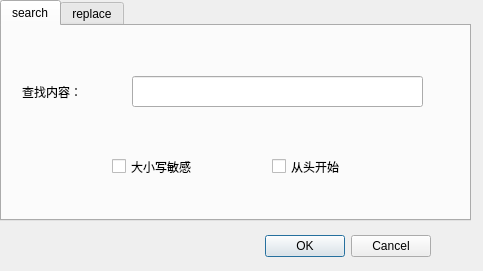
<?xml version="1.0" encoding="UTF-8"?>
<ui version="4.0">
 <class>Search</class>
 <widget class="QDialog" name="Search">
  <property name="geometry">
   <rect>
    <x>0</x>
    <y>0</y>
    <width>483</width>
    <height>271</height>
   </rect>
  </property>
  <property name="windowTitle">
   <string>Dialog</string>
  </property>
  <widget class="QDialogButtonBox" name="buttonBox">
   <property name="geometry">
    <rect>
     <x>90</x>
     <y>230</y>
     <width>341</width>
     <height>32</height>
    </rect>
   </property>
   <property name="orientation">
    <enum>Qt::Horizontal</enum>
   </property>
   <property name="standardButtons">
    <set>QDialogButtonBox::Cancel|QDialogButtonBox::Ok</set>
   </property>
  </widget>
  <widget class="QTabWidget" name="tabWidget">
   <property name="geometry">
    <rect>
     <x>0</x>
     <y>0</y>
     <width>471</width>
     <height>221</height>
    </rect>
   </property>
   <property name="currentIndex">
    <number>0</number>
   </property>
   <widget class="QWidget" name="tab1">
    <attribute name="title">
     <string>search</string>
    </attribute>
    <widget class="QLabel" name="label1">
     <property name="geometry">
      <rect>
       <x>20</x>
       <y>50</y>
       <width>91</width>
       <height>31</height>
      </rect>
     </property>
     <property name="text">
      <string>查找内容：</string>
     </property>
    </widget>
    <widget class="QLineEdit" name="lineEdit1">
     <property name="geometry">
      <rect>
       <x>130</x>
       <y>50</y>
       <width>291</width>
       <height>31</height>
      </rect>
     </property>
    </widget>
    <widget class="QCheckBox" name="checkBox1">
     <property name="geometry">
      <rect>
       <x>110</x>
       <y>120</y>
       <width>141</width>
       <height>41</height>
      </rect>
     </property>
     <property name="text">
      <string>大小写敏感</string>
     </property>
    </widget>
    <widget class="QCheckBox" name="checkBox2">
     <property name="geometry">
      <rect>
       <x>270</x>
       <y>120</y>
       <width>141</width>
       <height>41</height>
      </rect>
     </property>
     <property name="text">
      <string>从头开始</string>
     </property>
    </widget>
   </widget>
   <widget class="QWidget" name="tab2">
    <attribute name="title">
     <string>replace</string>
    </attribute>
    <widget class="QLabel" name="label2">
     <property name="geometry">
      <rect>
       <x>20</x>
       <y>30</y>
       <width>91</width>
       <height>31</height>
      </rect>
     </property>
     <property name="text">
      <string>查找内容：</string>
     </property>
    </widget>
    <widget class="QLineEdit" name="lineEdit2">
     <property name="geometry">
      <rect>
       <x>130</x>
       <y>30</y>
       <width>291</width>
       <height>31</height>
      </rect>
     </property>
    </widget>
    <widget class="QCheckBox" name="checkBox3">
     <property name="geometry">
      <rect>
       <x>40</x>
       <y>140</y>
       <width>141</width>
       <height>41</height>
      </rect>
     </property>
     <property name="text">
      <string>大小写敏感</string>
     </property>
    </widget>
    <widget class="QLabel" name="label3">
     <property name="geometry">
      <rect>
       <x>20</x>
       <y>80</y>
       <width>91</width>
       <height>31</height>
      </rect>
     </property>
     <property name="text">
      <string>替换为：</string>
     </property>
    </widget>
    <widget class="QLineEdit" name="lineEdit3">
     <property name="geometry">
      <rect>
       <x>130</x>
       <y>80</y>
       <width>291</width>
       <height>31</height>
      </rect>
     </property>
    </widget>
    <widget class="QCheckBox" name="checkBox4">
     <property name="geometry">
      <rect>
       <x>170</x>
       <y>140</y>
       <width>281</width>
       <height>41</height>
      </rect>
     </property>
     <property name="text">
      <string>全部替换（默认替换下一个）</string>
     </property>
    </widget>
   </widget>
  </widget>
 </widget>
 <resources/>
 <connections>
  <connection>
   <sender>buttonBox</sender>
   <signal>rejected()</signal>
   <receiver>Search</receiver>
   <slot>reject()</slot>
   <hints>
    <hint type="sourcelabel">
     <x>316</x>
     <y>260</y>
    </hint>
    <hint type="destinationlabel">
     <x>286</x>
     <y>274</y>
    </hint>
   </hints>
  </connection>
  <connection>
   <sender>buttonBox</sender>
   <signal>accepted()</signal>
   <receiver>Search</receiver>
   <slot>accept()</slot>
   <hints>
    <hint type="sourcelabel">
     <x>248</x>
     <y>254</y>
    </hint>
    <hint type="destinationlabel">
     <x>157</x>
     <y>274</y>
    </hint>
   </hints>
  </connection>
 </connections>
</ui>
